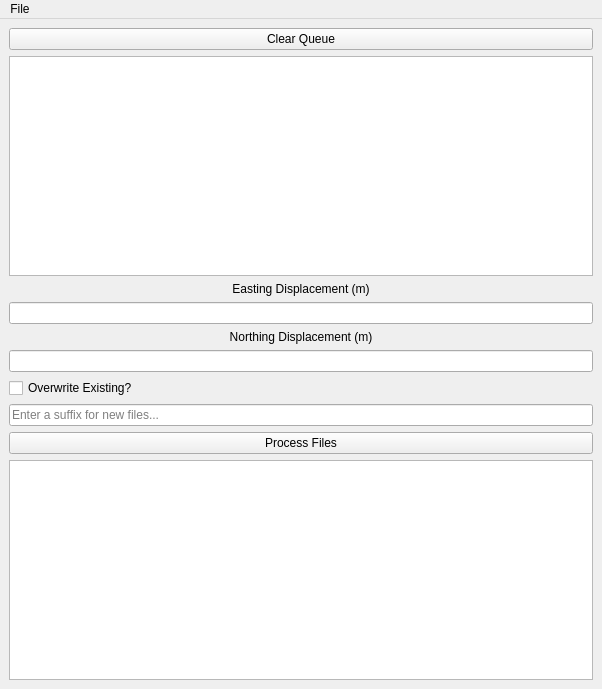
<?xml version="1.0" encoding="UTF-8"?>
<ui version="4.0">
 <class>MainWindow</class>
 <widget class="QMainWindow" name="MainWindow">
  <property name="enabled">
   <bool>true</bool>
  </property>
  <property name="geometry">
   <rect>
    <x>0</x>
    <y>0</y>
    <width>602</width>
    <height>689</height>
   </rect>
  </property>
  <property name="acceptDrops">
   <bool>true</bool>
  </property>
  <property name="windowTitle">
   <string>PEM Coordinate Editor</string>
  </property>
  <widget class="QWidget" name="centralwidget">
   <layout class="QVBoxLayout" name="verticalLayout_3">
    <item>
     <widget class="QPushButton" name="pshClear">
      <property name="text">
       <string>Clear Queue</string>
      </property>
     </widget>
    </item>
    <item>
     <widget class="QTextBrowser" name="txtPEM"/>
    </item>
    <item>
     <widget class="QLabel" name="label">
      <property name="enabled">
       <bool>true</bool>
      </property>
      <property name="sizePolicy">
       <sizepolicy hsizetype="Preferred" vsizetype="Fixed">
        <horstretch>0</horstretch>
        <verstretch>0</verstretch>
       </sizepolicy>
      </property>
      <property name="text">
       <string>Easting Displacement (m)</string>
      </property>
      <property name="alignment">
       <set>Qt::AlignCenter</set>
      </property>
     </widget>
    </item>
    <item>
     <widget class="QLineEdit" name="lineEasting">
      <property name="inputMethodHints">
       <set>Qt::ImhDigitsOnly|Qt::ImhPreferNumbers</set>
      </property>
     </widget>
    </item>
    <item>
     <widget class="QLabel" name="label_2">
      <property name="sizePolicy">
       <sizepolicy hsizetype="Preferred" vsizetype="Fixed">
        <horstretch>0</horstretch>
        <verstretch>0</verstretch>
       </sizepolicy>
      </property>
      <property name="text">
       <string>Northing Displacement (m)</string>
      </property>
      <property name="alignment">
       <set>Qt::AlignCenter</set>
      </property>
     </widget>
    </item>
    <item>
     <widget class="QLineEdit" name="lineNorthing">
      <property name="inputMethodHints">
       <set>Qt::ImhDigitsOnly|Qt::ImhPreferNumbers</set>
      </property>
     </widget>
    </item>
    <item>
     <widget class="QCheckBox" name="chkOverwrite">
      <property name="text">
       <string>Overwrite Existing?</string>
      </property>
      <property name="checked">
       <bool>false</bool>
      </property>
     </widget>
    </item>
    <item>
     <widget class="QLineEdit" name="lineEdit">
      <property name="enabled">
       <bool>true</bool>
      </property>
      <property name="maxLength">
       <number>15</number>
      </property>
      <property name="placeholderText">
       <string>Enter a suffix for new files...</string>
      </property>
     </widget>
    </item>
    <item>
     <widget class="QPushButton" name="pshProcess">
      <property name="text">
       <string>Process Files</string>
      </property>
     </widget>
    </item>
    <item>
     <widget class="QTextBrowser" name="txtConsoleOut"/>
    </item>
   </layout>
  </widget>
  <widget class="QMenuBar" name="menubar">
   <property name="geometry">
    <rect>
     <x>0</x>
     <y>0</y>
     <width>602</width>
     <height>21</height>
    </rect>
   </property>
   <widget class="QMenu" name="menuCrone_Plots">
    <property name="title">
     <string>File</string>
    </property>
    <addaction name="action_open_file"/>
   </widget>
   <addaction name="menuCrone_Plots"/>
  </widget>
  <action name="action_open_file">
   <property name="enabled">
    <bool>true</bool>
   </property>
   <property name="text">
    <string>Open...</string>
   </property>
  </action>
 </widget>
 <resources/>
 <connections/>
</ui>
